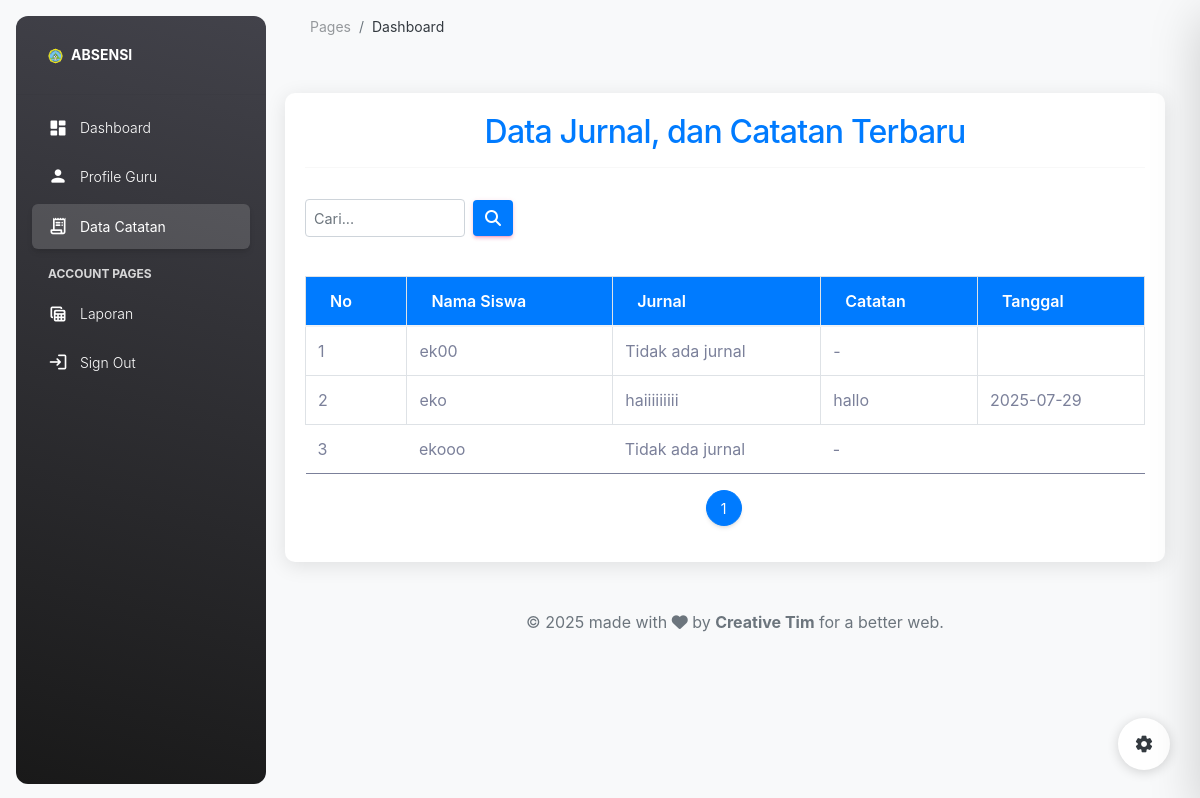
Screenshot of /index.php?page=catatan (signed in) with the database file from the repository.
### tables this page shows
CREATE TABLE `siswa` (
  `id_siswa` int(11) NOT NULL,
  `nis` varchar(15) NOT NULL,
  `nisn` varchar(15) NOT NULL,
  `nama_siswa` varchar(50) NOT NULL,
  `no_wa` varchar(20) NOT NULL,
  `kelas` varchar(10) NOT NULL,
  `pro_keahlian` varchar(50) NOT NULL,
  `TL` text NOT NULL,
  `TTGL` date NOT NULL,
  `id_sekolah` int(11) NOT NULL,
  `id_perusahaan` int(11) NOT NULL,
  `tanggal_mulai` date NOT NULL,
  `tanggal_selesai` date NOT NULL,
  `id_pembimbing` int(11) NOT NULL,
  `id_guru` int(11) NOT NULL,
  `username` varchar(20) NOT NULL,
  `password` varchar(20) NOT NULL
);

CREATE TABLE `jurnal` (
  `id_jurnal` int(11) NOT NULL,
  `tanggal` date NOT NULL,
  `keterangan` text NOT NULL,
  `id_siswa` int(11) NOT NULL
);

### pages/catatan/catatan.php (the view, shortened to what this page needs)
<?php
include('koneksi.php');
$limit = 10;
$page_no = isset($_GET['page_no']) ? (int)$_GET['page_no'] : 1;
$offset = ($page_no - 1) * $limit;
$search = isset($_GET['search']) ? mysqli_real_escape_string($coneksi, $_GET['search']) : '';
$count_sql = "
    SELECT COUNT(*) AS total
    FROM siswa
    LEFT JOIN (
        SELECT * FROM jurnal
        WHERE id_jurnal IN (
            SELECT MAX(id_jurnal) FROM jurnal GROUP BY id_siswa
        )
    ) AS jurnal ON siswa.id_siswa = jurnal.id_siswa
    LEFT JOIN (
        SELECT id_jurnal, catatan
        FROM catatan
        WHERE id_catatan IN (
            SELECT MAX(id_catatan) FROM catatan GROUP BY id_jurnal
        )
    ) AS c ON jurnal.id_jurnal = c.id_jurnal
    WHERE siswa.nama_siswa LIKE '%$search%'
";
$count_result = mysqli_query($coneksi, $count_sql);
$total_rows = mysqli_fetch_assoc($count_result)['total'] ?? 0;
$total_pages = max(1, ceil($total_rows / $limit));
?>
<!DOCTYPE html>
<html>
<head>
    <link rel="stylesheet" href="https://stackpath.bootstrapcdn.com/bootstrap/4.1.3/css/bootstrap.min.css">
    <link rel="stylesheet" href="https://cdnjs.cloudflare.com/ajax/libs/font-awesome/6.4.0/css/all.min.css">
</head>
<body>
    <div class="main-container container-custom">
        <h2 class="text-center text-primary">Data Jurnal, dan Catatan Terbaru</h2>
        <hr>
        <div class="d-flex justify-content-between flex-wrap align-items-center mb-3">
            <form method="GET" class="d-flex align-items-center mb-2" action="index.php">
                <input type="text" name="search" class="form-control me-2" placeholder="Cari..." value="<?= htmlspecialchars($search) ?>" style="max-width: 160px; font-size: 0.9rem; padding: 4px 8px;" />
                <button type="submit" class="btn btn-primary sm-1 mt-3">
                    <i class="fas fa-search"></i>
                </button>
            </form>
        </div>
        <div class="table-responsive">
            <table class="table table-bordered">
                <thead>
                    <tr>
                        <th>No</th>
                        <th>Nama Siswa</th>
                        <th>Jurnal</th>
                        <th>Catatan</th>
                        <th>Tanggal</th>
                    </tr>
                </thead>
                <tbody>
                    <?php
                    $sql = "
                            SELECT
                                siswa.id_siswa,
                                siswa.nama_siswa,
                                jurnal.id_jurnal,
                                jurnal.keterangan AS keterangan_jurnal,
                                c.catatan,
                                c.tanggal
                            FROM siswa
                            LEFT JOIN (
                                SELECT * FROM jurnal
                                WHERE id_jurnal IN (
                                    SELECT MAX(id_jurnal) FROM jurnal GROUP BY id_siswa
                                )
                            ) AS jurnal ON siswa.id_siswa = jurnal.id_siswa
                            LEFT JOIN (
                                SELECT id_jurnal, catatan, tanggal
                                FROM catatan
                                WHERE id_catatan IN (
                                    SELECT MAX(id_catatan) FROM catatan GROUP BY id_jurnal
                                )
                            ) AS c ON jurnal.id_jurnal = c.id_jurnal
                            WHERE siswa.nama_siswa LIKE '%$search%'
                            ORDER BY siswa.nama_siswa ASC
                            LIMIT $limit OFFSET $offset ";
                    $result = mysqli_query($coneksi, $sql) or die(mysqli_error($coneksi));
                    if (mysqli_num_rows($result) > 0) {
                        $no = $offset + 1;
                        while ($row = mysqli_fetch_assoc($result)) {
                            $id_jurnal = $row['id_jurnal'] ?? 0;
                            $catatan = !empty($row['catatan']) ? $row['catatan'] : '-';
                            $keterangan = !empty($row['keterangan_jurnal']) ? $row['keterangan_jurnal'] : 'Tidak ada jurnal';
                            echo '<tr class="clickable-row" data-href="index.php?page=tambahcatatan&id_jurnal=' . $id_jurnal . '">';
                            echo '<td>' . $no . '</td>';
                            echo '<td>' . htmlspecialchars($row['nama_siswa']) . '</td>';
                            echo '<td>' . htmlspecialchars($keterangan) . '</td>';
                            echo '<td>' . htmlspecialchars($catatan) . '</td>';
                            echo '<td>' . htmlspecialchars($row['tanggal'] ?? '') . '</td>';
                            echo '</tr>';
                            $no++;
                        }
                    } else {
                        echo '<tr><td colspan="4" class="text-center">Tidak ada data ditemukan.</td></tr>';
                    }
                    ?>
                </tbody>
            </table>
        </div>
        <nav aria-label="Page navigation">
            <ul class="pagination justify-content-center">
                <?php for ($i = 1; $i <= $total_pages; $i++): ?>
                    <li class="page-item <?= ($i == $page_no) ? 'active' : '' ?>">
                        <a class="page-link" href="?page=catatan&search=<?= urlencode($search) ?>&page_no=<?= $i ?>"><?= $i ?></a>
                    </li>
                <?php endfor; ?>
            </ul>
        </nav>
    </div>
</body>
</html>

### pages/catatan/catatan.php (style rules this page uses)
.clickable-row { cursor: pointer; }
body { padding-left: 270px; transition: padding-left 0.3s; background-color: #f8f9fa; }
.main-container { margin-top: 20px; margin-right: 20px; margin-left: 0; width: auto; max-width: none; }
.container-custom { background-color: #ffffff; border-radius: 10px; padding: 20px; box-shadow: 0 4px 20px rgba(0, 0, 0, 0.1); }
.table thead th { background-color: #007bff; color: white; }
.pagination { justify-content: center; }

### rows the page displays
siswa: nama_siswa "ek00", keterangan "Tidak ada jurnal", catatan "-"
jurnal: id_siswa.nama_siswa "eko", keterangan "haiiiiiiiii", catatan "hallo", tanggal "2025-07-29"
siswa: nama_siswa "ekooo", keterangan "Tidak ada jurnal", catatan "-"
